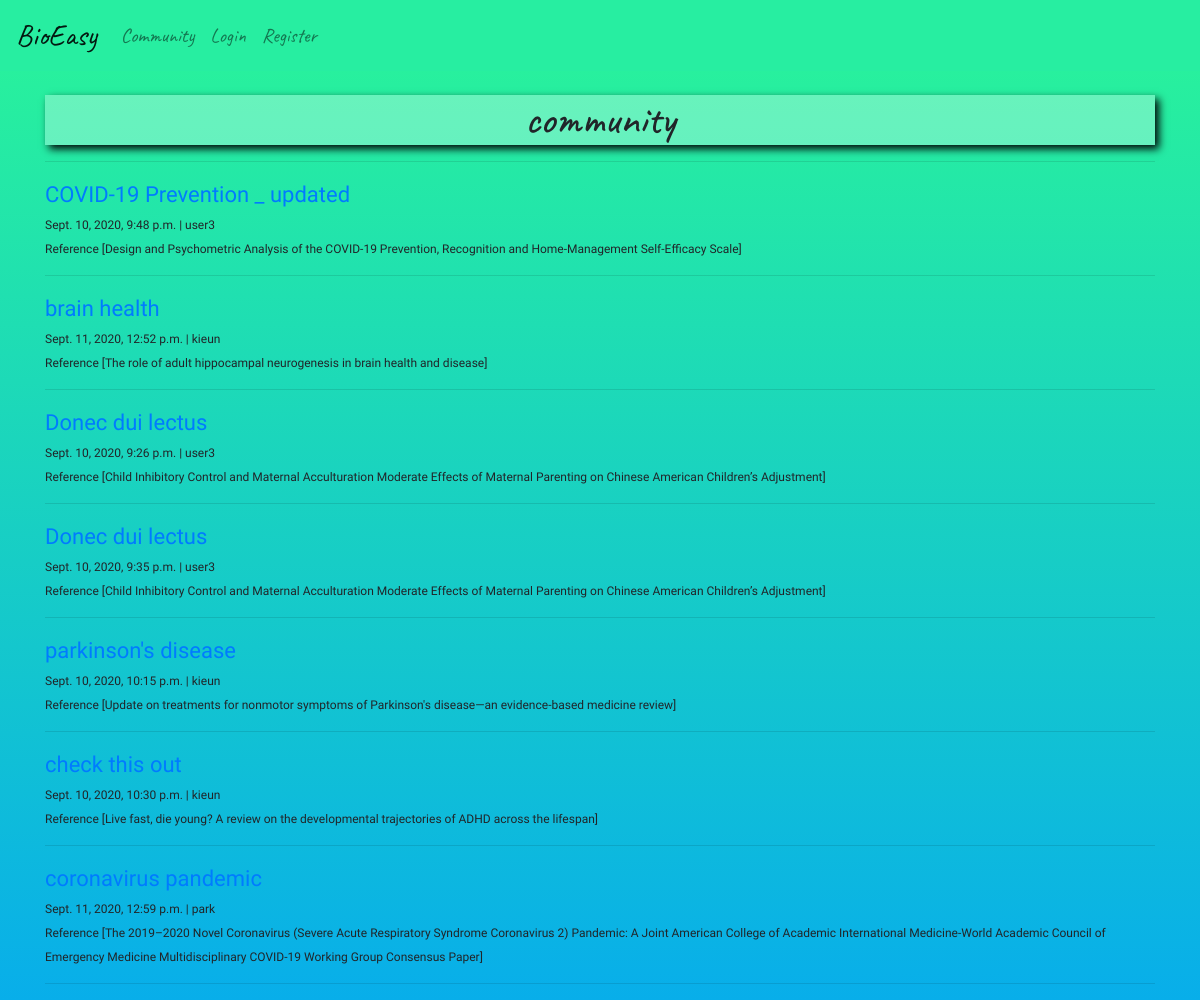
Page /post/ on the earlier database version.
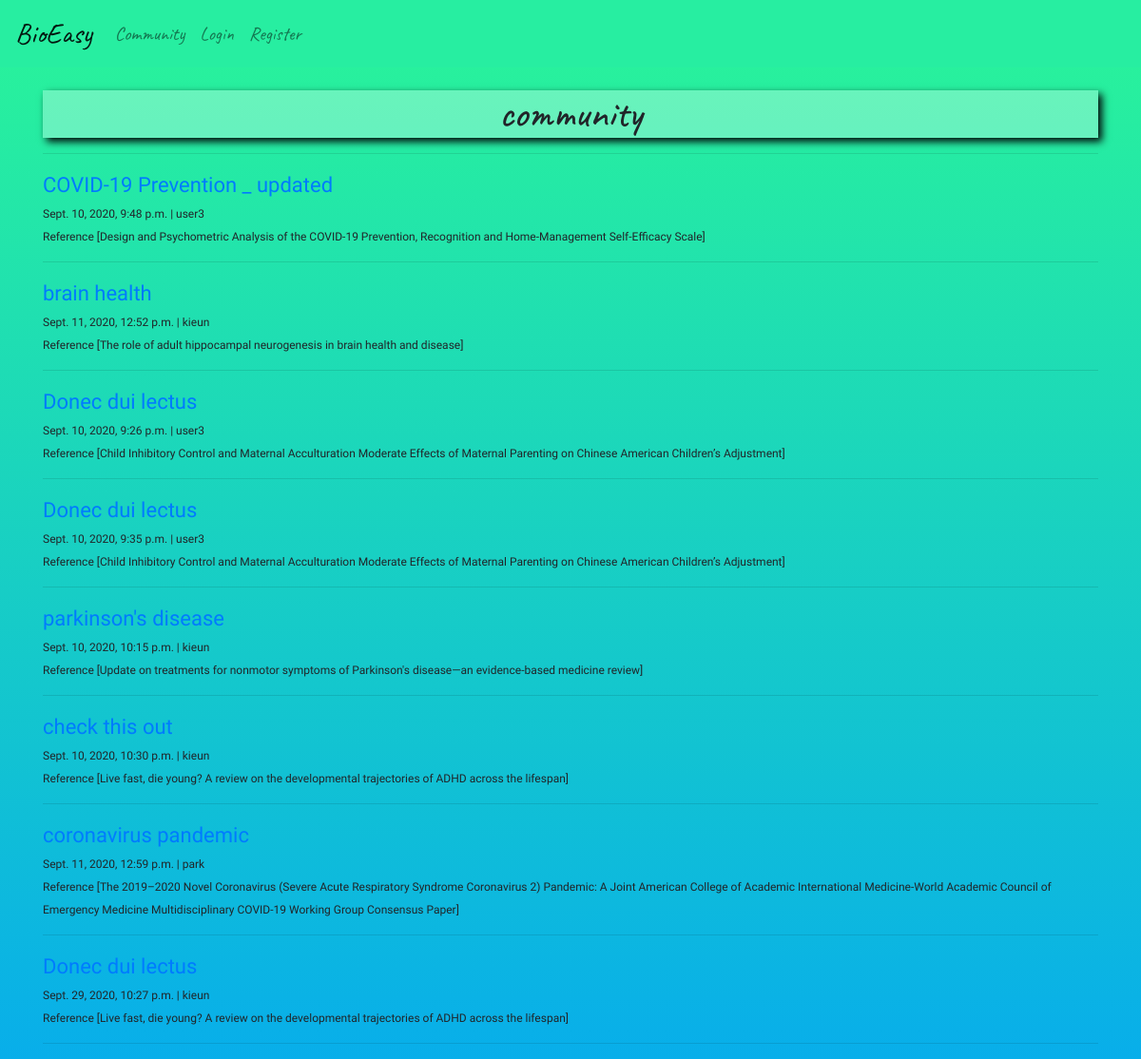
Same page on the later database version.
### paperEasyapp/models.py (models this page shows, shortened)
class Post(models.Model):
    title = models.CharField(max_length=500)
    author = models.ForeignKey(User, on_delete=models.CASCADE)
    publish = models.DateTimeField(default=datetime.now())
    base_id = models.CharField(max_length=20)
    body = models.TextField()
    base_title = models.CharField(max_length=500)

### paperEasyapp/views.py (the view)
class PostListView(ListView):
    model = Post
    template_name = 'post_list.html'

### paperEasyapp/templates/post_list.html (shortened to what this page needs)
{% extends 'base.html' %}
{% block content %}
<head>
</head>
<body>
    <br>
    <h2 style="font-family: 'Caveat', cursive; font-size: 42px; background-color: rgba( 255, 255, 255, 0.3 ); box-shadow:4px 4px 8px #000808; text-align: center;">community</h2>
    <hr>
    {% for post in object_list %}
        <a href="{% url 'post_detail' post.pk %}" style="font-family: 'Work Sans', sans-serif; font-size: 22px;">{{post.title}}</a>
        <small style="font-family: 'Work Sans', sans-serif; font-size: 12px;">
            <br>{{post.publish}} | {{post.author}}
            <br>Reference {{post.base_title}}
            <br>
        </small>
    <hr>
    {% endfor %}
</body>
{% endblock %}

Differences in the rows shown:
added Post: title "Donec dui lectus", publish "Sept. 29, 2020, 10:27 p.m.", author "kieun", base_title "[Live fast, die young? A review on the developmental trajectories of ADHD across the lifespan]"
